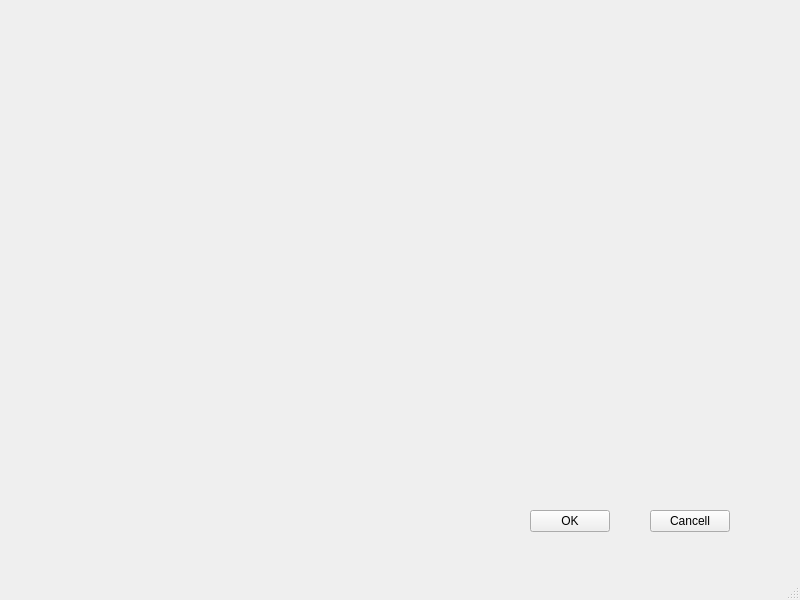
<?xml version="1.0" encoding="UTF-8"?>
<ui version="4.0">
 <class>MainWindow</class>
 <widget class="QMainWindow" name="MainWindow">
  <property name="geometry">
   <rect>
    <x>0</x>
    <y>0</y>
    <width>800</width>
    <height>600</height>
   </rect>
  </property>
  <property name="windowTitle">
   <string>MainWindow</string>
  </property>
  <widget class="QWidget" name="centralwidget">
   <widget class="QPushButton" name="okButton">
    <property name="geometry">
     <rect>
      <x>530</x>
      <y>510</y>
      <width>80</width>
      <height>22</height>
     </rect>
    </property>
    <property name="text">
     <string>OK</string>
    </property>
   </widget>
   <widget class="QPushButton" name="cancellButton">
    <property name="geometry">
     <rect>
      <x>650</x>
      <y>510</y>
      <width>80</width>
      <height>22</height>
     </rect>
    </property>
    <property name="text">
     <string>Cancell</string>
    </property>
   </widget>
  </widget>
  <widget class="QMenuBar" name="menubar">
   <property name="geometry">
    <rect>
     <x>0</x>
     <y>0</y>
     <width>800</width>
     <height>21</height>
    </rect>
   </property>
  </widget>
  <widget class="QStatusBar" name="statusbar"/>
 </widget>
 <resources/>
 <connections/>
</ui>
